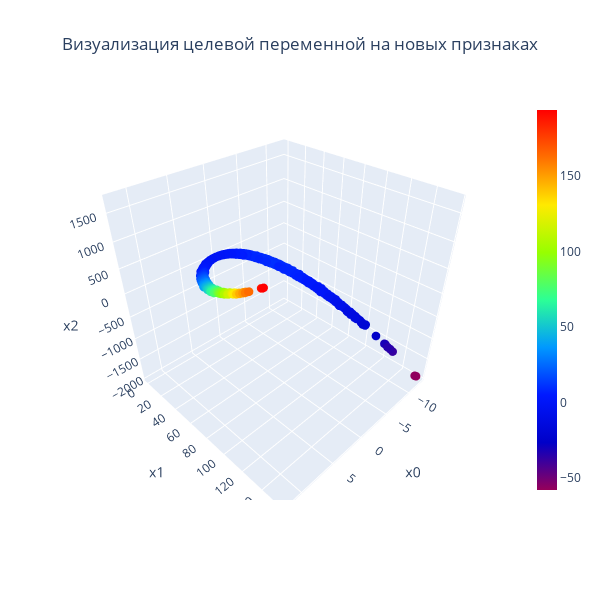

The notebook cell this image was saved under:
### Code cell
fig = go.Figure(data=[go.Scatter3d(
    x=Xtr[:,0], y=Xtr[:,1], z=Xtr[:,2],
    mode='markers',
    marker=dict(
        size=3,
        color=ytr[:,0], 
        colorscale='Rainbow',
        opacity=1,
        colorbar=dict(thickness=20)
    )
)])

# tight layout
fig.update_layout(autosize=False,
                  width=600,
                  height=600,
                  margin=go.layout.Margin(l=50, r=50, b=100, t=100, pad=4),
                  scene = dict(xaxis_title='x0',
                               yaxis_title='x1',
                               zaxis_title='x2'),
                 title_text='Визуализация целевой переменной на новых признаках', title_x=0.5)
fig.show()

### Figure 1 — Plotly figure (JSON) as saved in the notebook; plotly's stock layout.template omitted (floating-point values rounded to 4 significant figures; data arrays with more than 128 entries replaced by an {"elided": "..."} marker saying what was removed)
{"data": [{"marker": {"color": {"elided": "10000 float values"}, "colorbar": {"thickness": 20}, "colorscale": [[0, "rgb(150,0,90)"], [0.125, "rgb(0,0,200)"], [0.25, "rgb(0,25,255)"], [0.375, "rgb(0,152,255)"], [0.5, "rgb(44,255,150)"], [0.625, "rgb(151,255,0)"], [0.75, "rgb(255,234,0)"], [0.875, "rgb(255,111,0)"], [1, "rgb(255,0,0)"]], "opacity": 1, "size": 3}, "mode": "markers", "type": "scatter3d", "x": {"elided": "10000 float values"}, "y": {"elided": "10000 float values"}, "z": {"elided": "10000 float values"}}], "layout": {"autosize": false, "height": 600, "margin": {"b": 100, "l": 50, "pad": 4, "r": 50, "t": 100}, "scene": {"xaxis": {"title": {"text": "x0"}}, "yaxis": {"title": {"text": "x1"}}, "zaxis": {"title": {"text": "x2"}}}, "title": {"text": "Визуализация целевой переменной на новых признаках", "x": 0.5}, "width": 600}}
